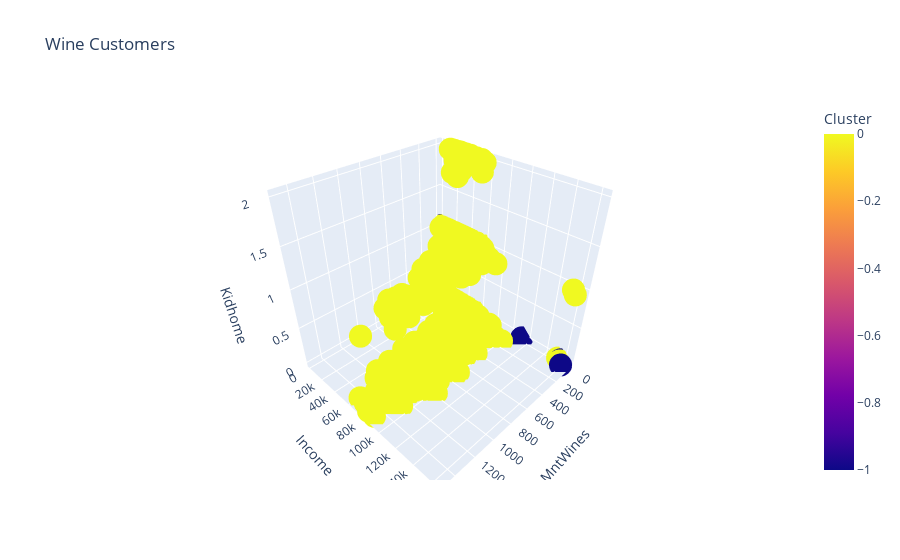

The cell this chart's notebook holds for it:
### Code cell
import plotly.express as px
import plotly
fig = px.scatter_3d(df_DB, x='MntWines', y='Income', z='Kidhome', color='Cluster',title="Wine Customers")
fig.show()

### Figure 1 — Plotly figure (JSON) as saved in the notebook; plotly's stock layout.template omitted (floating-point values rounded to 4 significant figures; data arrays with more than 128 entries replaced by an {"elided": "..."} marker saying what was removed)
{"data": [{"hovertemplate": "MntWines=%{x}<br>Income=%{y}<br>Kidhome=%{z}<br>Cluster=%{marker.color}<extra></extra>", "legendgroup": "", "marker": {"color": {"elided": "2214 int values"}, "coloraxis": "coloraxis", "symbol": "circle"}, "mode": "markers", "name": "", "scene": "scene", "showlegend": false, "type": "scatter3d", "x": {"elided": "2214 int values"}, "y": {"elided": "2214 int values"}, "z": {"elided": "2214 int values"}}], "layout": {"coloraxis": {"colorbar": {"title": {"text": "Cluster"}}, "colorscale": [[0, "#0d0887"], [0.1111, "#46039f"], [0.2222, "#7201a8"], [0.3333, "#9c179e"], [0.4444, "#bd3786"], [0.5556, "#d8576b"], [0.6667, "#ed7953"], [0.7778, "#fb9f3a"], [0.8889, "#fdca26"], [1, "#f0f921"]]}, "legend": {"tracegroupgap": 0}, "scene": {"domain": {"x": [0, 1], "y": [0, 1]}, "xaxis": {"title": {"text": "MntWines"}}, "yaxis": {"title": {"text": "Income"}}, "zaxis": {"title": {"text": "Kidhome"}}}, "title": {"text": "Wine Customers"}}}
